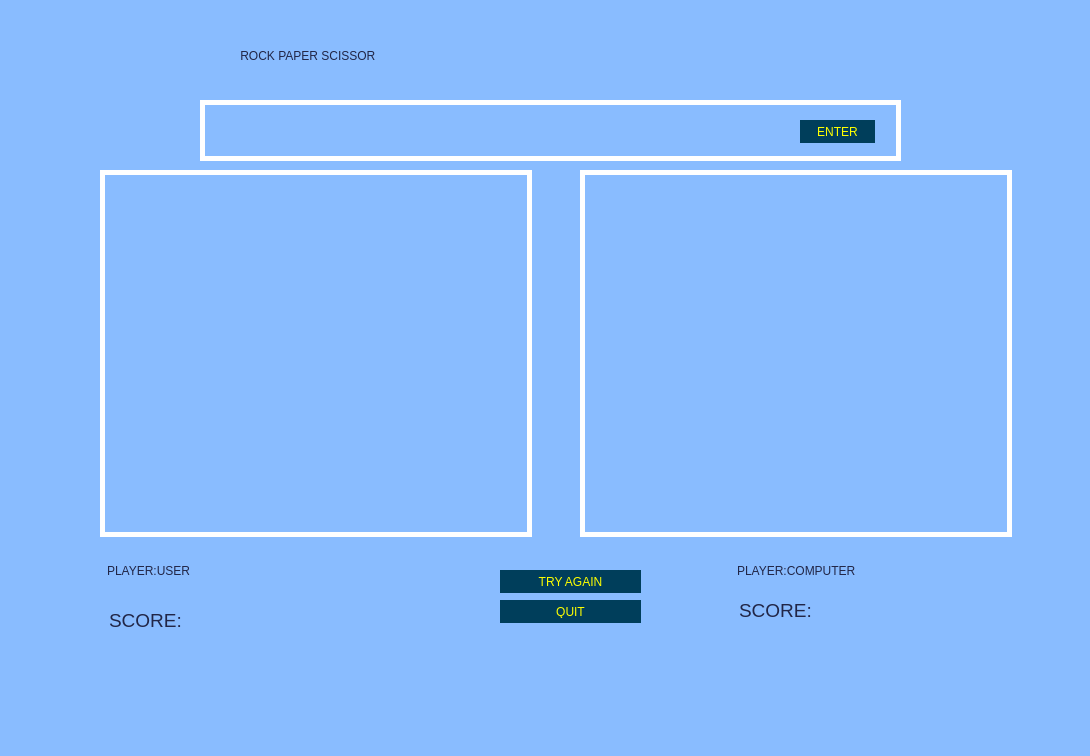
<?xml version="1.0" encoding="UTF-8"?>
<ui version="4.0">
 <class>ENTER</class>
 <widget class="QMainWindow" name="ENTER">
  <property name="geometry">
   <rect>
    <x>0</x>
    <y>0</y>
    <width>1090</width>
    <height>756</height>
   </rect>
  </property>
  <property name="windowTitle">
   <string>MainWindow</string>
  </property>
  <property name="styleSheet">
   <string notr="true">color: rgb(0, 0, 0);
background-color: rgb(137, 188, 255);
border-color: rgb(137, 188, 255);

border-width: 5px;  border-style: solid; 
font-size:34;</string>
  </property>
  <widget class="QWidget" name="centralwidget">
   <widget class="QTextEdit" name="input">
    <property name="geometry">
     <rect>
      <x>200</x>
      <y>90</y>
      <width>701</width>
      <height>61</height>
     </rect>
    </property>
    <property name="styleSheet">
     <string notr="true">background-color: rgb(137, 188, 255);
border-color: rgb(255, 255, 255);


border-width: 5px;  border-style: solid; 


font: 16pt &quot;MS Shell Dlg 2&quot;;
color: rgb(33, 38, 71);
</string>
    </property>
    <property name="html">
     <string>&lt;!DOCTYPE HTML PUBLIC &quot;-//W3C//DTD HTML 4.0//EN&quot; &quot;http://www.w3.org/TR/REC-html40/strict.dtd&quot;&gt;
&lt;html&gt;&lt;head&gt;&lt;meta name=&quot;qrichtext&quot; content=&quot;1&quot; /&gt;&lt;style type=&quot;text/css&quot;&gt;
p, li { white-space: pre-wrap; }
&lt;/style&gt;&lt;/head&gt;&lt;body style=&quot; font-family:'MS Shell Dlg 2'; font-size:16pt; font-weight:400; font-style:normal;&quot;&gt;
&lt;p style=&quot;-qt-paragraph-type:empty; margin-top:0px; margin-bottom:0px; margin-left:0px; margin-right:0px; -qt-block-indent:0; text-indent:0px; font-size:8.25pt;&quot;&gt;&lt;br /&gt;&lt;/p&gt;&lt;/body&gt;&lt;/html&gt;</string>
    </property>
   </widget>
   <widget class="QLineEdit" name="lineEdit">
    <property name="geometry">
     <rect>
      <x>230</x>
      <y>10</y>
      <width>651</width>
      <height>71</height>
     </rect>
    </property>
    <property name="styleSheet">
     <string notr="true">color: rgb(33, 38, 71);



border-color: rgb(137, 188, 255);


font-size:50;
font: 75 italic 48pt &quot;Times New Roman&quot;;
</string>
    </property>
    <property name="text">
     <string> ROCK PAPER SCISSOR</string>
    </property>
   </widget>
   <widget class="QLineEdit" name="scorep">
    <property name="geometry">
     <rect>
      <x>200</x>
      <y>590</y>
      <width>81</width>
      <height>41</height>
     </rect>
    </property>
    <property name="styleSheet">
     <string notr="true">font: 75 14pt &quot;MS Shell Dlg 2&quot;;
border-color: rgb(137, 188, 255);
color: rgb(33, 38, 71);
background-color: rgb(137, 188, 255);
</string>
    </property>
    <property name="text">
     <string/>
    </property>
   </widget>
   <widget class="QLineEdit" name="lineEdit_2">
    <property name="geometry">
     <rect>
      <x>100</x>
      <y>540</y>
      <width>281</width>
      <height>41</height>
     </rect>
    </property>
    <property name="styleSheet">
     <string notr="true">font: 75 14pt &quot;MS Shell Dlg 2&quot;;
border-color: rgb(137, 188, 255);
color: rgb(33, 38, 71);
background-color: rgb(137, 188, 255);
</string>
    </property>
    <property name="text">
     <string>PLAYER:USER</string>
    </property>
   </widget>
   <widget class="QLineEdit" name="lineEdit_5">
    <property name="geometry">
     <rect>
      <x>730</x>
      <y>540</y>
      <width>281</width>
      <height>41</height>
     </rect>
    </property>
    <property name="styleSheet">
     <string notr="true">font: 75 14pt &quot;MS Shell Dlg 2&quot;;
border-color: rgb(137, 188, 255);
color: rgb(33, 38, 71);
background-color: rgb(137, 188, 255);
</string>
    </property>
    <property name="text">
     <string>PLAYER:COMPUTER</string>
    </property>
   </widget>
   <widget class="QLineEdit" name="scorec">
    <property name="geometry">
     <rect>
      <x>830</x>
      <y>580</y>
      <width>101</width>
      <height>41</height>
     </rect>
    </property>
    <property name="styleSheet">
     <string notr="true">font: 75 14pt &quot;MS Shell Dlg 2&quot;;
border-color: rgb(137, 188, 255);
color: rgb(33, 38, 71);
background-color: rgb(137, 188, 255);
</string>
    </property>
    <property name="text">
     <string/>
    </property>
   </widget>
   <widget class="QPushButton" name="tryagain">
    <property name="geometry">
     <rect>
      <x>500</x>
      <y>560</y>
      <width>141</width>
      <height>23</height>
     </rect>
    </property>
    <property name="styleSheet">
     <string notr="true">
background-color: rgb(0, 62, 91);
border-color:rgb(0, 62, 91);
color: rgb(255, 255, 0);
border-radius:25px;
font: 14pt &quot;MS Shell Dlg 2&quot;;


</string>
    </property>
    <property name="text">
     <string>TRY AGAIN</string>
    </property>
   </widget>
   <widget class="QPushButton" name="quit">
    <property name="geometry">
     <rect>
      <x>500</x>
      <y>590</y>
      <width>141</width>
      <height>23</height>
     </rect>
    </property>
    <property name="styleSheet">
     <string notr="true">
background-color: rgb(0, 62, 91);
border-color:rgb(0, 62, 91);
color: rgb(255, 255, 0);
border-radius:25px;
font: 14pt &quot;MS Shell Dlg 2&quot;;


</string>
    </property>
    <property name="text">
     <string>QUIT</string>
    </property>
   </widget>
   <widget class="QLineEdit" name="result">
    <property name="geometry">
     <rect>
      <x>380</x>
      <y>630</y>
      <width>351</width>
      <height>51</height>
     </rect>
    </property>
    <property name="styleSheet">
     <string notr="true">font: 75 24pt &quot;MS Shell Dlg 2&quot;;
border-color: rgb(137, 188, 255);
color: rgb(255, 0, 0);
background-color: rgb(137, 188, 255);

</string>
    </property>
   </widget>
   <widget class="QPushButton" name="enter">
    <property name="geometry">
     <rect>
      <x>800</x>
      <y>110</y>
      <width>75</width>
      <height>23</height>
     </rect>
    </property>
    <property name="styleSheet">
     <string notr="true">
background-color: rgb(0, 62, 91);
border-color:rgb(0, 62, 91);
color: rgb(255, 255, 0);
border-radius:25px



</string>
    </property>
    <property name="text">
     <string>ENTER</string>
    </property>
   </widget>
   <widget class="QTextEdit" name="textEdit">
    <property name="geometry">
     <rect>
      <x>100</x>
      <y>160</y>
      <width>432</width>
      <height>367</height>
     </rect>
    </property>
    <property name="styleSheet">
     <string notr="true">border-width: 5px;  border-style: solid; 

border-color: rgb(255, 255,255);
background-color: rgb(137, 188, 255);</string>
    </property>
   </widget>
   <widget class="QTextEdit" name="textEdit_2">
    <property name="geometry">
     <rect>
      <x>580</x>
      <y>160</y>
      <width>432</width>
      <height>367</height>
     </rect>
    </property>
    <property name="styleSheet">
     <string notr="true">border-color: rgb(255, 255, 255);
border-width: 5px;  border-style: solid; 

background-color: rgb(137, 188, 255);

</string>
    </property>
   </widget>
   <widget class="QTextEdit" name="textEdit_3">
    <property name="geometry">
     <rect>
      <x>100</x>
      <y>590</y>
      <width>101</width>
      <height>41</height>
     </rect>
    </property>
    <property name="styleSheet">
     <string notr="true">font: 75 14pt &quot;MS Shell Dlg 2&quot;;
border-color: rgb(137, 188, 255);
color: rgb(33, 38, 71);
background-color: rgb(137, 188, 255);
</string>
    </property>
    <property name="html">
     <string>&lt;!DOCTYPE HTML PUBLIC &quot;-//W3C//DTD HTML 4.0//EN&quot; &quot;http://www.w3.org/TR/REC-html40/strict.dtd&quot;&gt;
&lt;html&gt;&lt;head&gt;&lt;meta name=&quot;qrichtext&quot; content=&quot;1&quot; /&gt;&lt;style type=&quot;text/css&quot;&gt;
p, li { white-space: pre-wrap; }
&lt;/style&gt;&lt;/head&gt;&lt;body style=&quot; font-family:'MS Shell Dlg 2'; font-size:14pt; font-weight:72; font-style:normal;&quot;&gt;
&lt;p style=&quot; margin-top:0px; margin-bottom:0px; margin-left:0px; margin-right:0px; -qt-block-indent:0; text-indent:0px;&quot;&gt;SCORE:&lt;/p&gt;&lt;/body&gt;&lt;/html&gt;</string>
    </property>
   </widget>
   <widget class="QTextEdit" name="textEdit_4">
    <property name="geometry">
     <rect>
      <x>730</x>
      <y>580</y>
      <width>101</width>
      <height>41</height>
     </rect>
    </property>
    <property name="styleSheet">
     <string notr="true">font: 75 14pt &quot;MS Shell Dlg 2&quot;;
border-color: rgb(137, 188, 255);
color: rgb(33, 38, 71);
background-color: rgb(137, 188, 255);
</string>
    </property>
    <property name="html">
     <string>&lt;!DOCTYPE HTML PUBLIC &quot;-//W3C//DTD HTML 4.0//EN&quot; &quot;http://www.w3.org/TR/REC-html40/strict.dtd&quot;&gt;
&lt;html&gt;&lt;head&gt;&lt;meta name=&quot;qrichtext&quot; content=&quot;1&quot; /&gt;&lt;style type=&quot;text/css&quot;&gt;
p, li { white-space: pre-wrap; }
&lt;/style&gt;&lt;/head&gt;&lt;body style=&quot; font-family:'MS Shell Dlg 2'; font-size:14pt; font-weight:72; font-style:normal;&quot;&gt;
&lt;p style=&quot; margin-top:0px; margin-bottom:0px; margin-left:0px; margin-right:0px; -qt-block-indent:0; text-indent:0px;&quot;&gt;SCORE:&lt;/p&gt;&lt;/body&gt;&lt;/html&gt;</string>
    </property>
   </widget>
  </widget>
  <widget class="QMenuBar" name="menubar">
   <property name="geometry">
    <rect>
     <x>0</x>
     <y>0</y>
     <width>1090</width>
     <height>31</height>
    </rect>
   </property>
  </widget>
  <widget class="QStatusBar" name="statusbar"/>
 </widget>
 <resources/>
 <connections/>
</ui>
